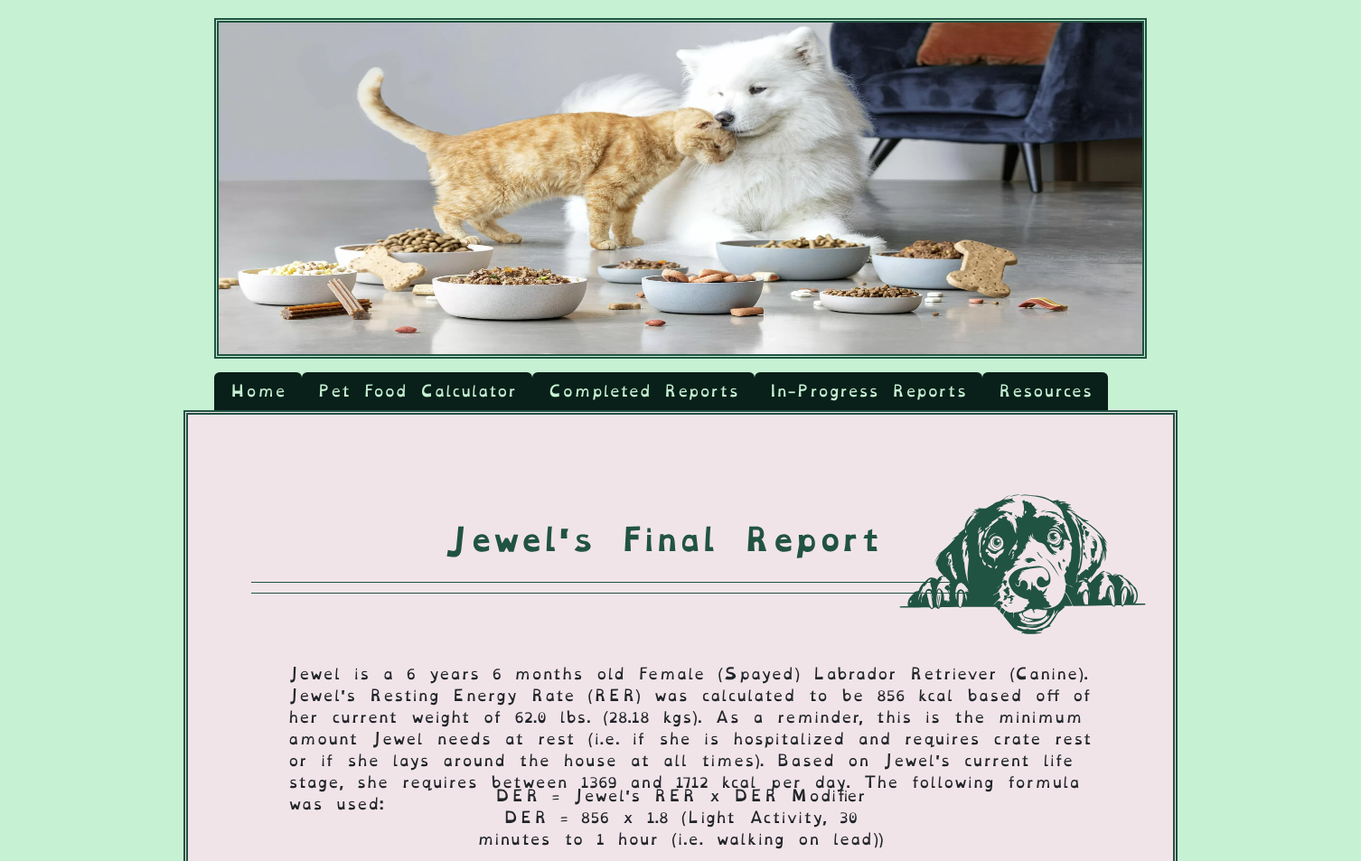
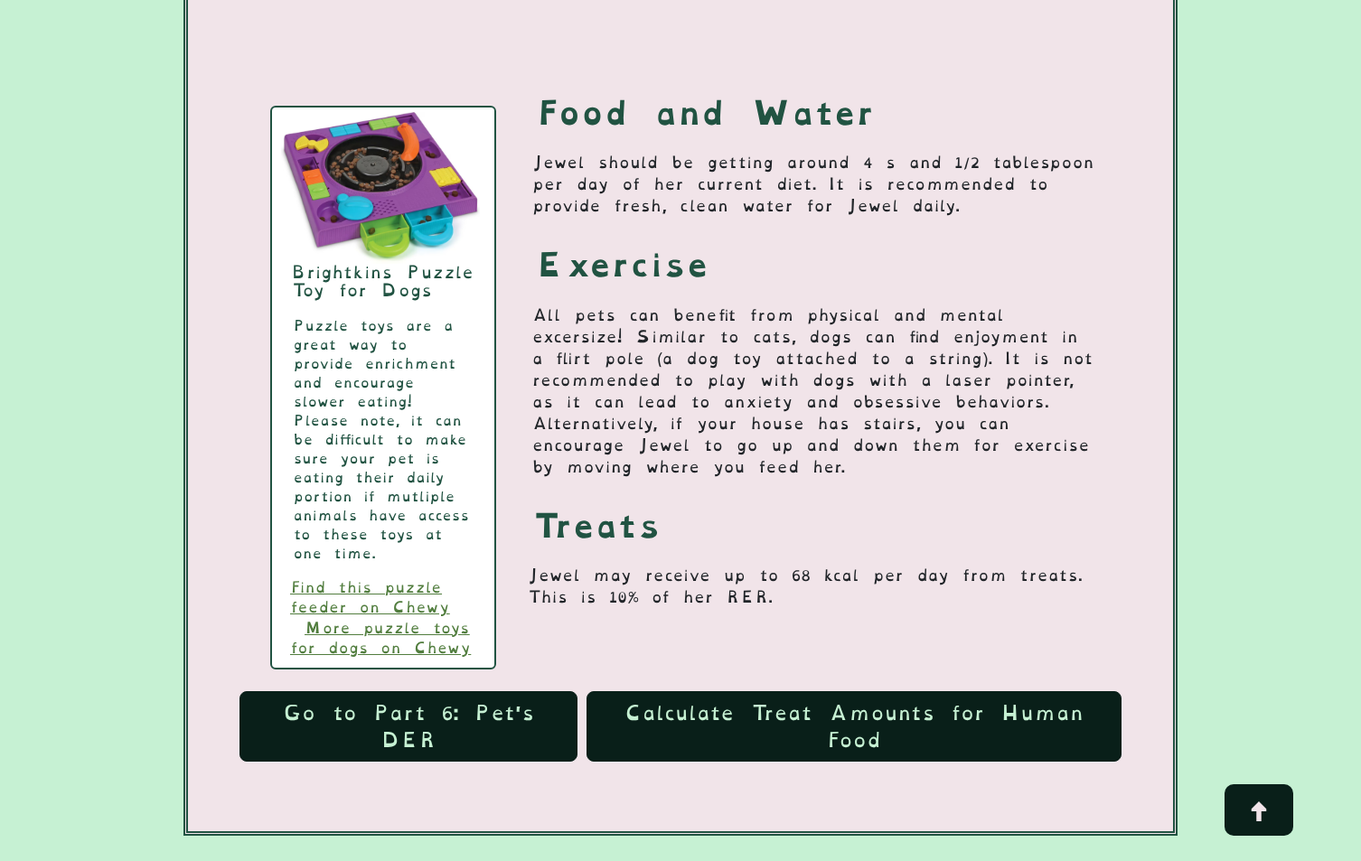
The page /completed_report?pet_id=1 (signed in) on the database its author committed (2 pictures, top to bottom).
### tables this page shows
CREATE TABLE "pets" (
	"pet_id"	INTEGER UNIQUE,
	"owner_id"	INTEGER,
	"name"	VARCHAR(25) NOT NULL,
	"age_in_years"	INTEGER,
	"age_in_months"	INTEGER,
	"species"	VARCHAR(10) NOT NULL,
	"breed"	VARCHAR(25),
	"canine_breed_id"	INTEGER,
	"feline_breed_id"	INTEGER,
	"sex"	INTEGER,
	"bcs"	INTEGER,
	"weight"	FLOAT,
	"units"	VARCHAR(5),
	"converted_weight"	FLOAT,
	"converted_weight_units"	VARCHAR(5),
	"body_fat_percentage"	VARCHAR(5),
	"ideal_weight_lbs"	FLOAT,
	"ideal_weight_kgs"	FLOAT,
	"is_pediatric"	BOOL,
	"is_pregnant"	BOOL,
	"weeks_gestating"	INTEGER,
	"is_nursing"	BOOL,
	"litter_size"	INTEGER,
	"weeks_nursing"	INTEGER,
	"activity_level"	INTEGER,
	"rer"	FLOAT,
	"canine_der_factor_id"	INTEGER,
	"feline_der_factor_id"	INTEGER,
	"der"	FLOAT,
	"der_modifier"	FLOAT,
	"meals_per_day"	FLOAT,
	"current_food_kcal"	FLOAT,
	"current_food_form"	INTEGER,
	"second_food_kcal" FLOAT,
	"second_food_form" INTEGER,
	"sensitive_stomach" INTEGER,
	"food_transition" INTEGER,
	"transition_length" INTEGER,
	"rec_treat_kcal_per_day"	INTEGER,
	"current_food_amt_rec"	VARCHAR(15),
	"current_food_amt_per_meal"	VARCHAR(15),
	"date_of_first_report"	DATETIME,
	"most_recent_report_date"	DATETIME,
	PRIMARY KEY("pet_id" AUTOINCREMENT),
	FOREIGN KEY("owner_id") REFERENCES "users"("id"),
	FOREIGN KEY("canine_breed_id") REFERENCES "dog_breeds"("BreedID"),
	FOREIGN KEY("canine_der_factor_id") REFERENCES "canine_der_factors"("factor_id"),
	FOREIGN KEY("feline_breed_id") REFERENCES "cat_breeds"("BreedID"),
	FOREIGN KEY("feline_der_factor_id") REFERENCES "feline_der_factors"("factor_id"),
	FOREIGN KEY("sex") REFERENCES "reproductive_statuses"("sex_id"),
	FOREIGN KEY("activity_level") REFERENCES "activity_levels"("activity_id"),
	FOREIGN KEY("current_food_form") REFERENCES "food_forms"("form_id"),
	FOREIGN KEY("second_food_form") REFERENCES "food_forms"("form_id")
);

CREATE TABLE "canine_der_factors" (
	"factor_id"	INTEGER UNIQUE,
	"life_stage"	VARCHAR(25),
	"canine_der_factor_range_start"	FLOAT,
	"canine_der_factor_range_end"	FLOAT,
	"notes"	VARCHAR(50),
	PRIMARY KEY("factor_id" AUTOINCREMENT)
);

### main.py (the view, shortened to what this page needs)
@app.route("/completed_report", methods=["GET", "POST"])
@login_required
def completed_report():
    try:
        pet_id = request.args.get("pet_id")
        fi = FindInfo(session["user_id"], pet_id)
        print(f"pet ID: {pet_id}")
    except Exception as e:
        print(f"Couldn't find ID, Exception: {e}")
    pet_data = fi.pet_data_dictionary(session["user_id"], pet_id)
    rer = int(pet_data[0]["rer"])
    der = pet_data[0]["der"]
    object_pronoun = fi.find_pronouns(pet_data[0]["sex"])["object_pronoun"]
    subject_pronoun = fi.find_pronouns(pet_data[0]["sex"])["subject_pronoun"]
    possessive_pronoun = fi.find_pronouns(pet_data[0]["sex"])["possessive_pronoun"]
    breed_id = fi.find_breed_id()
    if pet_data[0]["species"] == "Canine":
        svg = fi.find_svg(session["user_id"], pet_data[0]["pet_id"], pet_data[0]["species"], pet_data[0]["canine_breed_id"])
        if id:
            life_stage_search = db.execute(
                "SELECT life_stage, notes FROM canine_der_factors WHERE factor_id = ?",
                pet_data[0]["canine_der_factor_id"]
            )
    if life_stage_search:
        life_stage = life_stage_search[0]["life_stage"]
        notes = life_stage_search[0]["notes"]
    if pet_data:
        meals_per_day = pet_data[0]["meals_per_day"]
    if pet_data[0]["species"] == "Canine":
        breed_search = db.execute(
            "SELECT SizeCategory FROM dog_breeds WHERE BreedID = :breed_id",
            breed_id=pet_data[0]["canine_breed_id"]
        )
        if breed_search:
            breed_size_category = breed_search[0]["SizeCategory"].lower()
        der_low_end = float(fi.find_der_low_end(pet_data[0]["species"], pet_data[0]["canine_der_factor_id"]) * pet_data[0]["rer"])
        der_high_end = float(fi.find_der_high_end(pet_data[0]["species"], pet_data[0]["canine_der_factor_id"]) * pet_data[0]["rer"])
    der_low_end, der_high_end = int(der_low_end), int(der_high_end)
    return render_template("complete_report.html",
                            pet_data=pet_data,
                            rer=rer,
                            der=der,
                            der_low_end=der_low_end,
                            der_high_end=der_high_end,
                            svg=svg,
                            meals_per_day=meals_per_day,
                            life_stage=life_stage,
                            notes=notes,
                            object_pronoun=object_pronoun,
                            subject_pronoun=subject_pronoun,
                            possessive_pronoun=possessive_pronoun,
                            pet_id=pet_id,
                            breed_size_category=breed_size_category)

### templates/complete_report.html (shortened to what this page needs)
{% extends 'base.html' %}
{% block content %}
<div class="report_wrapper">
  <div class="report_title">
    {% if pet_data[0].name %}
    <h2>{{ pet_data[0].name }}'s Final Report</h2>
    {% else %}
    <h2>Pet's Final Report</h2>
    {% endif %}
  </div>
  <div
    class="{{ 'report_img_k9' if pet_data[0].species == 'Canine' else 'report_img_fel' if pet_data[0].species == 'Feline' }}"
  >
    <img
      src="{{ url_for('static', filename=svg) }}"
      class="pet_pic"
      alt="A picture of your pet's breed"
    />
  </div>
  <div
    class="{{ 'k9_line' if pet_data[0].species == 'Canine' else 'k9_line_shortened' if pet_data[0].breed == 'German Shorthaired Pointer' else 'fel_line' if pet_data[0].species == 'Feline' }}"
  ></div>
</div>
<div class="final_report">
  <div class="data">
    {{ pet_data[0].name }} is a
    {% if pet_data[0].age_in_years == 0 and pet_data[0].age_in_months == 1 %} {{
    pet_data[0].age_in_months }} month old {% elif pet_data[0].age_in_years == 0
    and pet_data[0].age_in_months > 1 %} {{ pet_data[0].age_in_months }} months
    old {% elif pet_data[0].age_in_years == 1 and pet_data[0].age_in_months == 0
    %} {{ pet_data[0].age_in_years }} year old {% elif pet_data[0].age_in_years
    == 1 and pet_data[0].age_in_months == 1 %} {{ pet_data[0].age_in_years }}
    year old {{ pet_data[0].age_in_months }} month old {% elif
    pet_data[0].age_in_years == 1 and pet_data[0].age_in_months > 1 %} {{
    pet_data[0].age_in_years }} year {{ pet_data[0].age_in_months }} months old
    {% elif pet_data[0].age_in_years > 1 and pet_data[0].age_in_months == 0 %}
    {{ pet_data[0].age_in_years }} year old {% elif pet_data[0].age_in_years > 1
    and pet_data[0].age_in_months == 1 %} {{ pet_data[0].age_in_years }} years
    {{ pet_data[0].age_in_months }} month old {% elif pet_data[0].age_in_years >
    1 and pet_data[0].age_in_months > 1 %} {{ pet_data[0].age_in_years }} years
    {{ pet_data[0].age_in_months }} months old {% endif %}
    {% if pet_data[0].sex == 2 %} Female (Spayed) {% elif pet_data[0].sex == 1
    %} Female (Intact) {% elif pet_data[0].sex == 3 %} Male (Intact) {% elif
    pet_data[0].sex == 4 %} Male (Neutered) {% endif %}
    {{ pet_data[0].breed }} ({{ pet_data[0].species }}).
    {{ pet_data[0].name }}'s Resting Energy Rate (RER) was calculated to be {{
    rer }} kcal based off of {% if pet_data[0].sex == 3 or pet_data[0].sex == 4
    %} {{ possessive_pronoun }} {% else %} {{ object_pronoun }} {% endif %}
    current weight of {{ pet_data[0].weight }} {{ pet_data[0].units }}. ({{
    pet_data[0].converted_weight }} {{ pet_data[0].converted_weight_units }}).
    As a reminder, this is the minimum amount {{ pet_data[0].name }} needs at
    rest (i.e. if {{ subject_pronoun }} is hospitalized and requires crate rest
    or if {{ subject_pronoun }} lays around the house at all times). Based on {{
    pet_data[0].name }}'s current life stage, {{ subject_pronoun }} requires {%
    if der_low_end != der_high_end %}
    between {{ der_low_end }} and {{ der_high_end }} {% else %} {{ der }} {%
    endif %} kcal per day. The following formula was used:
  </div>
  {% if pet_data[0].species == "Feline" %} {% if pet_data[0].is_pregnant == 1
  %}
  <div class="large_padding"></div>
  {% endif %} {% if pet_data[0].is_nursing == 1 %}
  <div class="final_formula_nursing">
    DER = {{ pet_data[0].name }}'s {{ notes }}
    <br />
    DER = {{ rer }} + ({{ pet_data[0].der_modifier }} * {{
    pet_data[0].litter_size }} kittens)
    {% if notes != None %} ({{ life_stage|trim }}, {{ notes }}) {% else %} ({{
    life_stage|trim }}) {% endif %}
  </div>
  {% else %}
  <div class="final_formula_fel">
    {% if pet_data[0].is_pregnant == 1 or pet_data[0].bcs < 6 %}
    <div class="quarter_padding"></div>
    {% endif %} DER = {{ pet_data[0].name }}'s RER x DER Modifier
    <br />
    DER = {{ rer }} x {{ pet_data[0].der_modifier }}
    {% if notes != None %} ({{ life_stage|trim }}, {{ notes }}) {% else %} ({{
    life_stage|trim }}) {% endif %}
  </div>
  {% if pet_data[0].bcs > 6 and pet_data[0].age_in_years < 7 %}
  <div class="mid_padding"></div>
  {% elif pet_data[0].age_in_years >= 7 or pet_data[0].bcs <= 6 %}
  <div class="large_padding"></div>
  {% endif %} {% endif %} {% else %}
  <div class="final_formula">
     DER = {{ pet_data[0].name }}'s RER x DER Modifier
    <br />
    DER = {{ rer }} x {{ pet_data[0].der_modifier }}
    {% if notes != None %} ({{ life_stage|trim }}, {{ notes }}) {% else %} ({{
    life_stage|trim }}) {% endif %}
  </div>
  {% endif %}
  <div class="food_and_exercise">
    <div class="feeding">
      <h2>Food and Water</h2>
      {{ pet_data[0].name }} should be getting around {% if
      pet_data[0].meals_per_day != 1 %} {{ pet_data[0].current_food_amt_rec }}
      (or approximately {{ pet_data[0].current_food_amt_per_meal }} per meal
      over {{ meals_per_day }} meals) of {% if pet_data[0].sex == 3 or
      pet_data[0].sex == 4 %} {{ possessive_pronoun }} {% else %} {{
      object_pronoun }} {% endif %} current diet. {% else %} {{
      pet_data[0].current_food_amt_rec }} of {% if pet_data[0].sex == 3 or
      pet_data[0].sex == 4 %} {{ possessive_pronoun }} {% else %} {{
      object_pronoun }} {% endif %} current diet. {% endif %} {% if
      pet_data[0].is_nursing != 1 %} It is recommended to provide fresh, clean
      water for {{ pet_data[0].name }} daily. {% endif %}
    </div>
    {% if pet_data[0].species == "Canine" %}
    {% if pet_data[0].activity_level != 3 and pet_data[0].activity_level != 4
    and pet_data[0].is_pregnant != 1 and pet_data[0].is_nursing != 1 and
    pet_data[0].is_pediatric != 1 %}
    <div class="exercise">
      <h2>Exercise</h2>
      All pets can benefit from physical and mental excersize! Similar to cats,
      dogs can find enjoyment in a flirt pole (a dog toy attached to a string).
      It is not recommended to play with dogs with a laser pointer, as it can
      lead to anxiety and obsessive behaviors. Alternatively, if your house has
      stairs, you can encourage {{ pet_data[0].name }} to go up and down them
      for exercise by moving where you feed {{ object_pronoun }}.
    </div>
    {% endif %}
    <div
      class="card"
      id="{{ 'final_report_obese' if pet_data[0].bcs > 6 else 'final_report_active' if pet_data[0].is_pregnant != 'y' and (pet_data[0].activity_level == 'Moderate' or pet_data[0].activity_level == 'Heavy') else 'final_report' }}"
    >
      <img
        src="{{ url_for('static', filename='assets/img/k9_puzzle_feeder.png') }}"
        alt="A plastic puzzle feeder for dogs with many compartments to hide treats"
        id="fr"
        align="left"
      />
      <div class="card-body">
        <h5 class="card-title-fr">Brightkins Puzzle Toy for Dogs</h5>
        <p class="card-text-fr">
          Puzzle toys are a great way to provide enrichment and encourage slower
          eating! Please note, it can be difficult to make sure your pet is
          eating their daily portion if mutliple animals have access to these
          toys at one time.
        </p>
      </div>
      <div class="card-body-fr">
        <a
          href="https://www.chewy.com/brightkins-dj-doggo-puzzle-feeder-dog/dp/930046"
          class="card-link"
          title="Brightkins DJ Doggo puzzle feeder for dogs on Chewy.com"
        >
          Find this puzzle feeder on Chewy
        </a>
        <a
          href="https://www.chewy.com/s?query=puzzle%20toys%20for%20dogs"
          class="card-link"
          title="Chewy search for dog puzzle toys"
        >
          More puzzle toys for dogs on Chewy
        </a>
      </div>
    </div>
    {% endif %}
  </div>
   {% if pet_data[0].bcs >= 6 or pet_data[0].is_pediatric
  == "y" or pet_data[0].is_pregnant == 1 or pet_data[0].is_nursing == 1 %}
  {% if pet_data[0].bcs >= 6 or pet_data[0].is_pregnant == 1 %} <div class="{%
  if pet_data[0].is_pregnant == 1 and pet_data[0].weeks_gestating == None or
  pet_data[0].bcs >= 6 or pet_data[0].weeks_gestating > 6 %}wider_treats{% else
  %}limit_treats{% endif %}">
  <h2>Treats</h2>
  <div class="smaller_padding"></div>
  {{ pet_data[0].name }} may receive up to {{
  pet_data[0].rec_treat_kcal_per_day|round|int }} kcal per day from treats. This
  is 8% of {% if pet_data[0].sex == 3 or pet_data[0].sex == 4 %} {{
  possessive_pronoun }} {% else %} {{ object_pronoun }} {% endif %} RER.
</div>
{% elif pet_data[0].is_pediatric == 1 %}
<div class="treats">
  <h2>Treats</h2>
  <div class="smaller_padding"></div>
  {{ pet_data[0].name }} may receive up to {{
  pet_data[0].rec_treat_kcal_per_day|round|int }} kcal per day from treats. This
  is 8% of {% if pet_data[0].sex == 3 or pet_data[0].sex == 4 %} {{
  possessive_pronoun }} {% else %} {{ object_pronoun }} {% endif %} RER. {% if
  pet_data[0].species == "Canine" %}
  <div class="smaller_padding"></div>
  <h2>Chew Toy Considerations</h2>
  <div class="smaller_padding"></div>
  When choosing a chewable toy for {{ pet_data[0].name }}, it is important to
  seek out materials that won't harm {{ object_pronoun }}. Avoid any abrasive
  materials like rope or tennis balls, as they can cause wearing on the teeth.
  Materials that are too hard should also be avoided, as they can cause the
  teeth to break. If you are able to dent the chew with your finger nail, it is
  a good indicator that the chew is soft enough to be against the teeth. Chews
  should always be offered while {{ pet_data[0].name }} is supervised just in
  case the chew breaks or splinters. {% endif %}
</div>
{% endif %} {% elif pet_data[0].age_in_years >= 7 or pet_data[0].bcs < 6 %}
<div class="senior_treats">
  <h2>Treats</h2>
  {{ pet_data[0].name }} may receive up to {{
  pet_data[0].rec_treat_kcal_per_day|round|int }} kcal per day from treats. This
  is 10% of {% if pet_data[0].sex == 3 or pet_data[0].sex == 4 %} {{
  possessive_pronoun }} {% else %} {{ object_pronoun }} {% endif %} RER.
</div>
{% endif %}
<div class="button-container-fp">
  <a href="{{ url_for('der', pet_id=pet_id) }}">
    <button type="button" class="btn btn-secondary btn-lg">
      Go to Part 6: Pet's DER
    </button>
  </a>
  <a href="{{ url_for('human_foods.search_human_foods', pet_id=pet_id) }}">
    <button type="submit" id="search_hf_fr" class="btn btn-secondary btn-lg">
      Calculate Treat Amounts for Human Food
    </button>
  </a>
  <button onclick="scrollToTop()" id="top" title="Go to Top">
    <img src="{{ url_for('static', filename='assets/svg/arrow.svg') }}" class="arrow" alt="^"/>
  </button>
</div>
{% endblock %}

### rows shown on the page
pets: name "Jewel", age_in_years "6", age_in_months "6", breed "Labrador Retriever", species "Canine", weight "62.0", units "lbs", converted_weight "28.18", converted_weight_units "kgs", der_modifier "1.8", current_food_amt_rec "4 s and 1/2 tablespoon per day", rec_treat_kcal_per_day "68"
canine_der_factors: life_stage "Light Activity", notes "30 minutes to 1 hour (i.e. walking on lead)"

### other values the page prints
{{ rer }} "856"
{{ object_pronoun }} "her"
{{ subject_pronoun }} "she"
{{ der_low_end }} "1369"
{{ der_high_end }} "1712"
